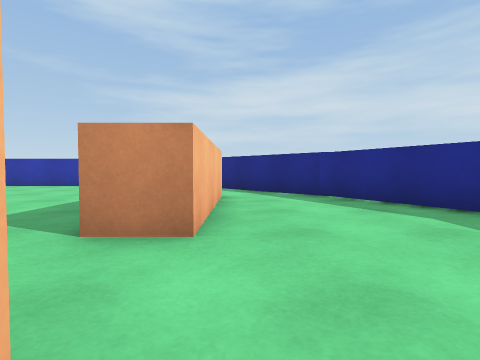
view 1 (above)

24 first-person views from a walk through a scene from a Unity 3-D project. The camera is 0.59 m above the floor, tilts 2° down and sees 80° across. The floor is counted in squares, 1 m on a side. Each view is taken from the middle of a square. On the plan, view 1 faces up. The plan holds only what a view shows up to about 9 squares ahead; the rest is blank. The place goes on beyond the plan. Surface patterns are stand-ins for the level's own textures.

view 2
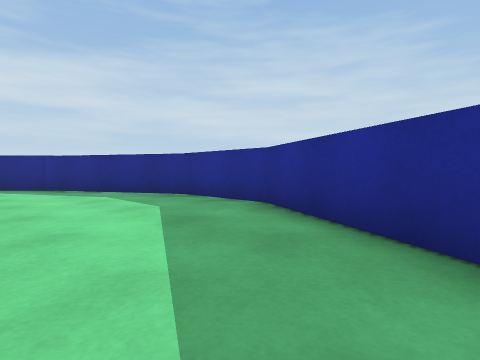

view 3
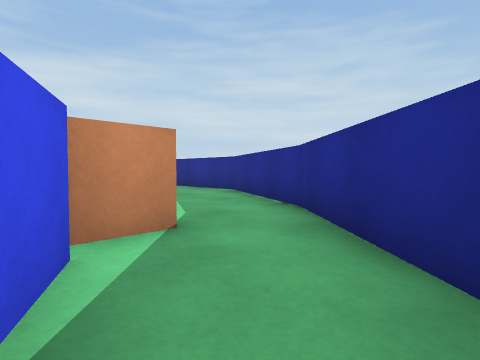

view 4
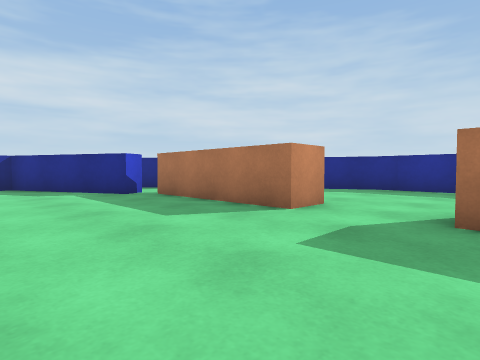

view 5
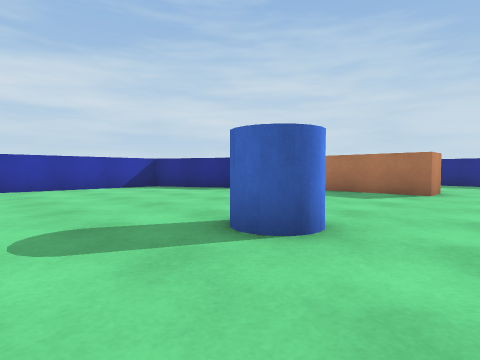

view 6
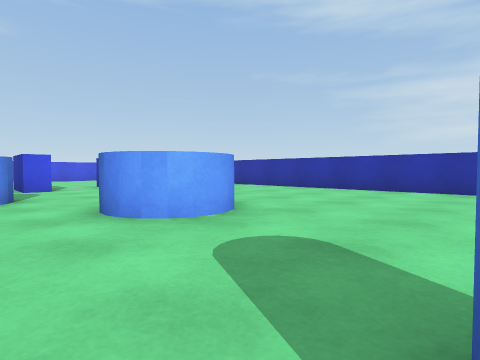

view 7
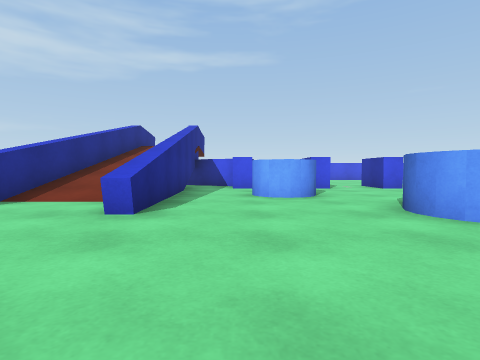

view 8
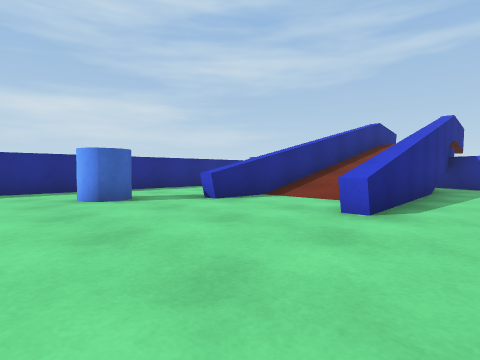

view 9
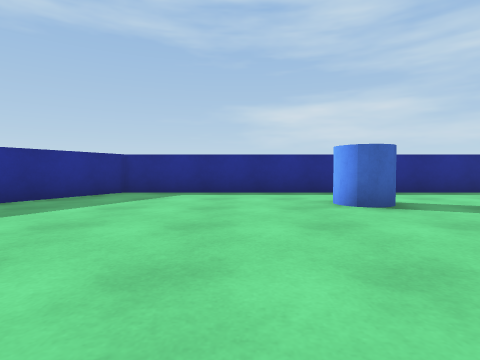

view 10
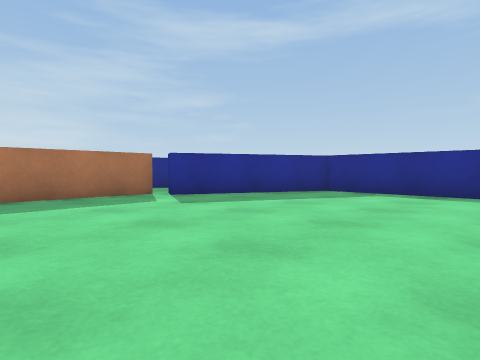

view 11
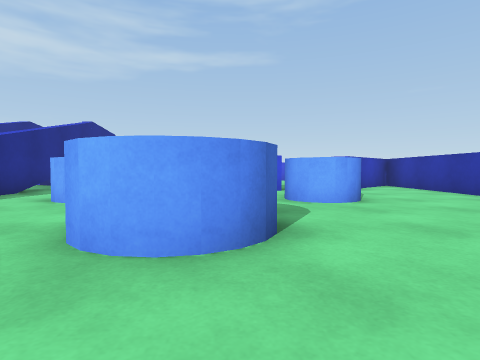

view 12
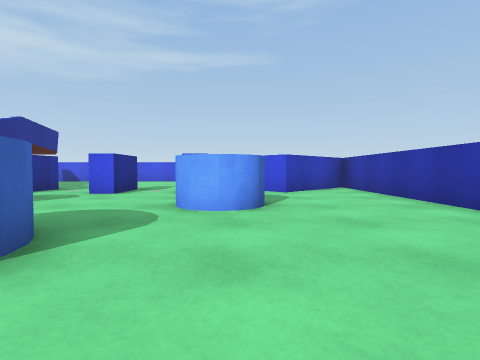

view 13
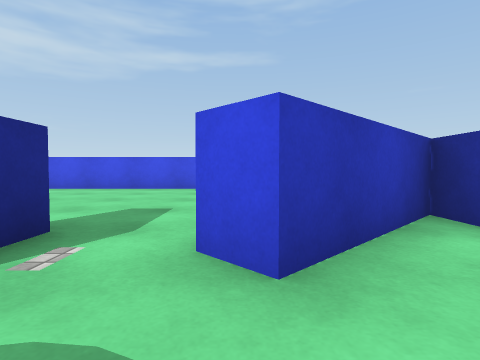

view 14
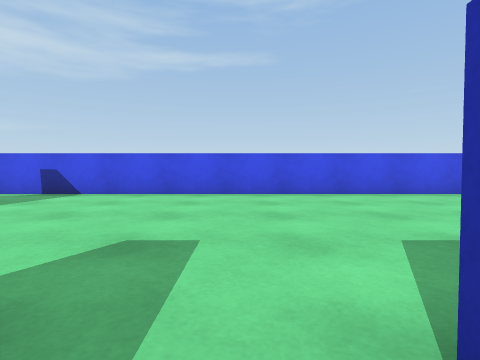

view 15
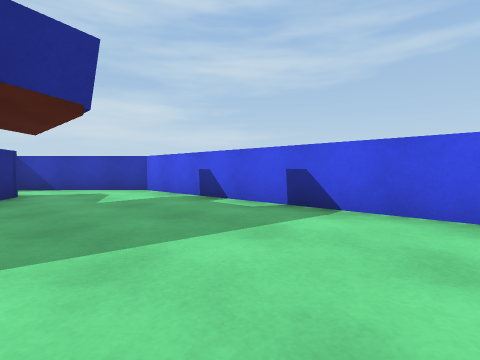

view 16
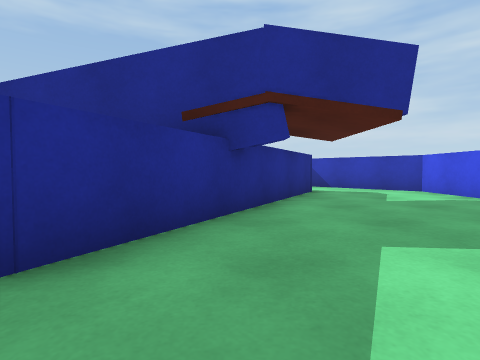

view 17
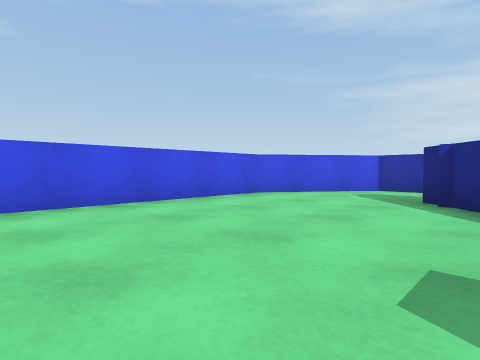

view 18
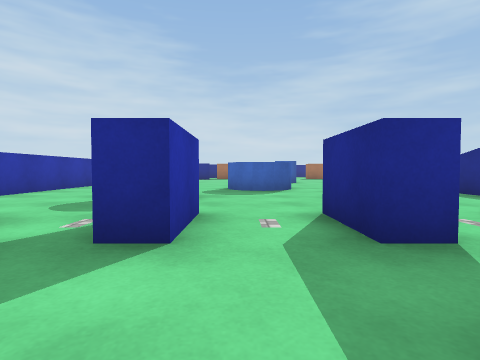

view 19
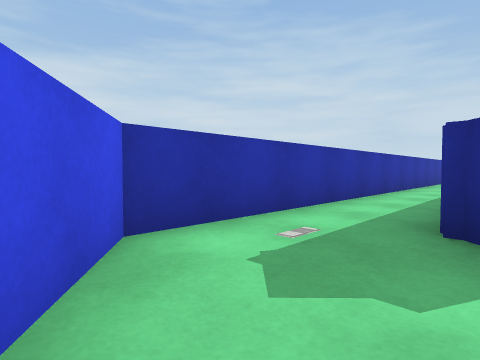

view 20
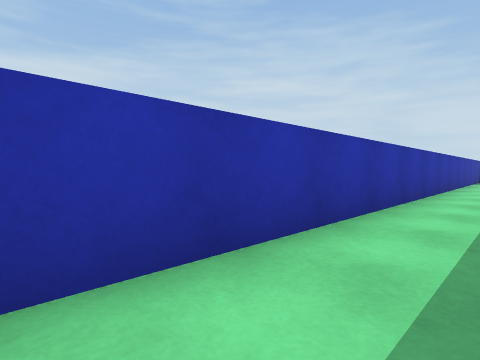

view 21
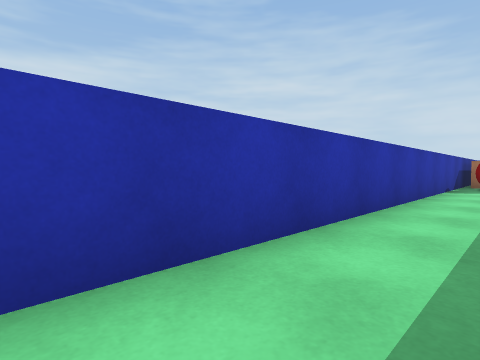

view 22
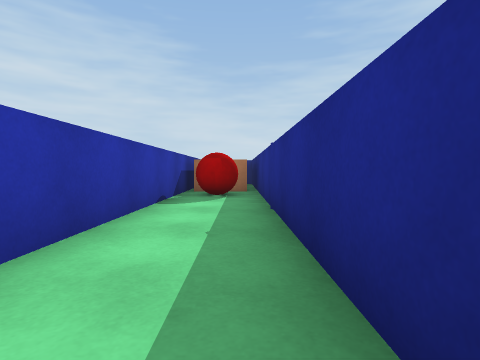

view 23
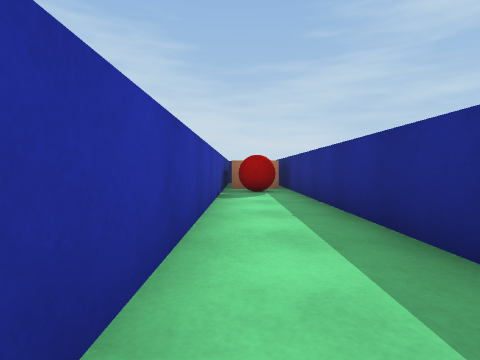

view 24
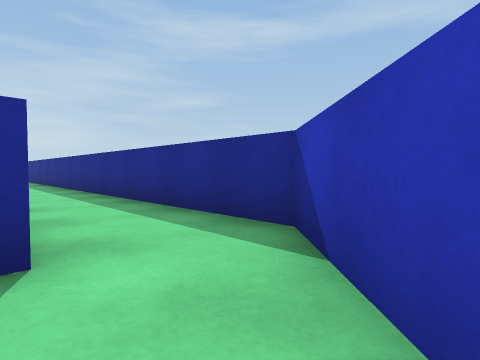

### Floor plan
Points are (right, up) in squares from view 1. A wall is a line through its corners. A room is listed if a view was taken in it or the views show most of it. See-through windows are left out.
Room 1 (views 1, 2, 3)
walls: (-0.4, 6.2) (-0.4, 2.5); (1.8, 6.6) (-0.5, 9.1); (-0.4, -3.5) (-1.4, -3.5); (1.8, -3.7) (4, 0.4) (4, 2.6) (1.8, 6.7); (-1.5, 7.2) (-2, 6.9); (-1.5, -3.9) (-2, -4.9); (-0.4, -5.9) (1.8, -3.6)
ways out: opening at (-1, 1.5) to room 2
Room 2 (views 4, 5, 6, 7, 8, 9, 10, 11, 12, 13, 14, 15, 16, 17, 18, 19, 20, 21, 22, 23, 24)
walls: (-16.1, 3.3) (-17.7, 3.3) (-17.7, 3.9) (-16.1, 3.9) (-16.1, 3.3); (-16.1, 5.6) (-17.7, 5.6) (-17.7, 6.2) (-17.1, 6.2); (-17.7, 0.1) (-18.1, -0.8) (-10.7, -0.4); (-16.1, -3.4) (-10.7, -3.5); (-7.5, 11.5) (0.9, 11.5); (-5.8, 10.5) (-18.8, 10.5) (-16.5, 8.2) (-17.1, 7.6); (-19.4, 10.1) (-19.8, 10.5); (-2, 6.9) (-3.8, 10.6); (-20, 10.7) (-20.3, 11.1); (-20.1, 11.2) (-19.8, 11.6); (-0.4, 2.5) (-1.4, 2.5) (-1.4, 6.5); (-21, -5) (-17.7, 1.4) (-16.6, 1.4); (-1.4, -3.5) (-1.4, 0.5); (-0.2, 11.8) (-0.2, 12.2); (1, 13.5) (-22, 13.5) (-24, 10.6) (-24, -4.8) (-21.3, -7.5) (-4, -7.5) (-2, -3.6) (-1.5, -3.9)
low walls: (-10.7, -0.4) (-10.7, -0.8); (-10.7, -3.5) (-10.7, -3.9)
ways out: opening at (-1, 1.5) to room 1
objects: blue cylinder (-14, 2) to (-13, 3); blue cylinder (-14, 6) to (-13, 7); blue cylinder (-12, 4) to (-10, 5); blue cylinder (-9, -5); blue cylinder (-7, 3) to (-6, 3); red ball (-2, 12) to (-1, 13)

Where each view was taken, in squares from view 1:
view 1: 0 up, 0 right, facing up
view 2: 3 down, 0 right, facing up-right
view 3: 6 down, 2 left, facing up-right
view 4: 0 up, 5 left, facing up-right
view 5: 1 up, 9 left, facing up-right
view 6: 2 up, 7 left, facing up-left
view 7: 1 up, 7 left, facing left
view 8: 1 up, 7 left, facing down-left
view 9: 0 up, 7 left, facing down
view 10: 0 up, 8 left, facing down-right
view 11: 5 up, 8 left, facing left
view 12: 7 up, 9 left, facing left
view 13: 8 up, 15 left, facing left
view 14: 5 up, 17 left, facing left
view 15: 3 up, 20 left, facing down-left
view 16: 3 up, 19 left, facing down
view 17: 5 up, 19 left, facing up-left
view 18: 5 up, 20 left, facing right
view 19: 11 up, 23 left, facing up-right
view 20: 12 up, 18 left, facing up-right
view 21: 12 up, 12 left, facing up-right
view 22: 12 up, 8 left, facing right
view 23: 13 up, 9 left, facing right
view 24: 5 down, 23 left, facing down-right
